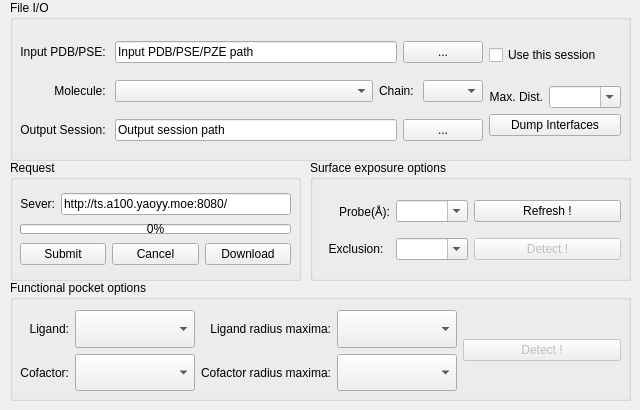
    <widget class="QWidget" name="tab_determine">
     <attribute name="title">
      <string>Determine</string>
     </attribute>
     <widget class="QGroupBox" name="groupBox_IO">
      <property name="geometry">
       <rect>
        <x>10</x>
        <y>0</y>
        <width>621</width>
        <height>161</height>
       </rect>
      </property>
      <property name="title">
       <string>File I/O</string>
      </property>
      <widget class="QWidget" name="horizontalLayoutWidget_21">
       <property name="geometry">
        <rect>
         <x>10</x>
         <y>30</y>
         <width>601</width>
         <height>122</height>
        </rect>
       </property>
       <layout class="QHBoxLayout" name="horizontalLayout_26">
        <item>
         <layout class="QGridLayout" name="gridLayout_4">
          <item row="2" column="0">
           <widget class="QLabel" name="label_output_pse">
            <property name="text">
             <string>Output Session: </string>
            </property>
            <property name="alignment">
             <set>Qt::AlignRight|Qt::AlignTrailing|Qt::AlignVCenter</set>
            </property>
           </widget>
          </item>
          <item row="2" column="1">
           <layout class="QHBoxLayout" name="horizontalLayout_16">
            <item>
             <widget class="QLineEdit" name="lineEdit_output_pse_4">
              <property name="text">
               <string>Output session path</string>
              </property>
             </widget>
            </item>
            <item>
             <widget class="QPushButton" name="pushButton_open_output_pse">
              <property name="text">
               <string>...</string>
              </property>
             </widget>
            </item>
           </layout>
          </item>
          <item row="0" column="0">
           <widget class="QLabel" name="label_input_pse">
            <property name="text">
             <string>Input PDB/PSE: </string>
            </property>
            <property name="alignment">
             <set>Qt::AlignRight|Qt::AlignTrailing|Qt::AlignVCenter</set>
            </property>
           </widget>
          </item>
          <item row="1" column="0">
           <widget class="QLabel" name="label_molecule">
            <property name="text">
             <string>Molecule: </string>
            </property>
            <property name="alignment">
             <set>Qt::AlignRight|Qt::AlignTrailing|Qt::AlignVCenter</set>
            </property>
           </widget>
          </item>
          <item row="0" column="1">
           <layout class="QHBoxLayout" name="horizontalLayout_15">
            <item>
             <widget class="QLineEdit" name="lineEdit_input_pse">
              <property name="text">
               <string>Input PDB/PSE/PZE path</string>
              </property>
             </widget>
            </item>
            <item>
             <widget class="QPushButton" name="pushButton_open_input_pse">
              <property name="enabled">
               <bool>true</bool>
              </property>
              <property name="text">
               <string>...</string>
              </property>
              <property name="checkable">
               <bool>false</bool>
              </property>
              <property name="autoDefault">
               <bool>false</bool>
              </property>
              <property name="default">
               <bool>false</bool>
              </property>
             </widget>
            </item>
           </layout>
          </item>
          <item row="1" column="1">
           <layout class="QHBoxLayout" name="horizontalLayout_28">
            <item>
             <widget class="QComboBox" name="comboBox_design_molecule">
              <property name="sizePolicy">
               <sizepolicy hsizetype="Fixed" vsizetype="Fixed">
                <horstretch>0</horstretch>
                <verstretch>0</verstretch>
               </sizepolicy>
              </property>
              <property name="maximumSize">
               <size>
                <width>300</width>
                <height>16777215</height>
               </size>
              </property>
             </widget>
            </item>
            <item>
             <widget class="QLabel" name="label_chainid">
              <property name="sizePolicy">
               <sizepolicy hsizetype="Maximum" vsizetype="Preferred">
                <horstretch>0</horstretch>
                <verstretch>0</verstretch>
               </sizepolicy>
              </property>
              <property name="text">
               <string>Chain: </string>
              </property>
              <property name="alignment">
               <set>Qt::AlignRight|Qt::AlignTrailing|Qt::AlignVCenter</set>
              </property>
             </widget>
            </item>
            <item>
             <widget class="QComboBox" name="comboBox_chainid">
              <property name="sizePolicy">
               <sizepolicy hsizetype="Fixed" vsizetype="Fixed">
                <horstretch>0</horstretch>
                <verstretch>0</verstretch>
               </sizepolicy>
              </property>
              <property name="maximumSize">
               <size>
                <width>60</width>
                <height>16777215</height>
               </size>
              </property>
              <property name="sizeAdjustPolicy">
               <enum>QComboBox::AdjustToContents</enum>
              </property>
             </widget>
            </item>
           </layout>
          </item>
         </layout>
        </item>
        <item>
         <layout class="QVBoxLayout" name="verticalLayout_4">
          <item>
           <widget class="QCheckBox" name="checkBox_use_this_session_2">
            <property name="text">
             <string>Use this session</string>
            </property>
           </widget>
          </item>
          <item>
           <layout class="QVBoxLayout" name="verticalLayout_3">
            <item>
             <layout class="QHBoxLayout" name="horizontalLayout_27">
              <item>
               <widget class="QLabel" name="label_surface_cutoff_2">
                <property name="sizePolicy">
                 <sizepolicy hsizetype="Preferred" vsizetype="Maximum">
                  <horstretch>0</horstretch>
                  <verstretch>0</verstretch>
                 </sizepolicy>
                </property>
                <property name="text">
                 <string>Max. Dist.</string>
                </property>
                <property name="alignment">
                 <set>Qt::AlignRight|Qt::AlignTrailing|Qt::AlignVCenter</set>
                </property>
               </widget>
              </item>
              <item>
               <widget class="QComboBox" name="comboBox_interface_cutoff">
                <property name="sizePolicy">
                 <sizepolicy hsizetype="Preferred" vsizetype="Maximum">
                  <horstretch>0</horstretch>
                  <verstretch>0</verstretch>
                 </sizepolicy>
                </property>
                <property name="editable">
                 <bool>true</bool>
                </property>
                <property name="minimumContentsLength">
                 <number>0</number>
                </property>
                <property name="iconSize">
                 <size>
                  <width>16</width>
                  <height>16</height>
                 </size>
                </property>
               </widget>
              </item>
             </layout>
            </item>
            <item>
             <widget class="QPushButton" name="pushButton_dump_interfaces">
              <property name="toolTip">
               <string>Dump chain-chain interface</string>
              </property>
              <property name="text">
               <string>Dump Interfaces</string>
              </property>
             </widget>
            </item>
           </layout>
          </item>
         </layout>
        </item>
       </layout>
      </widget>
     </widget>
     <widget class="QGroupBox" name="groupBox_functional">
      <property name="geometry">
       <rect>
        <x>10</x>
        <y>280</y>
        <width>621</width>
        <height>121</height>
       </rect>
      </property>
      <property name="title">
       <string>Functional pocket options</string>
      </property>
      <widget class="QWidget" name="horizontalLayoutWidget">
       <property name="geometry">
        <rect>
         <x>10</x>
         <y>30</y>
         <width>601</width>
         <height>81</height>
        </rect>
       </property>
       <layout class="QHBoxLayout" name="horizontalLayout_2">
        <item>
         <layout class="QGridLayout" name="gridLayout_5">
          <item row="0" column="1">
           <widget class="QComboBox" name="comboBox_ligand_sel">
            <property name="sizePolicy">
             <sizepolicy hsizetype="Fixed" vsizetype="Preferred">
              <horstretch>0</horstretch>
              <verstretch>0</verstretch>
             </sizepolicy>
            </property>
            <property name="minimumSize">
             <size>
              <width>120</width>
              <height>0</height>
             </size>
            </property>
            <property name="maximumSize">
             <size>
              <width>60</width>
              <height>16777215</height>
             </size>
            </property>
           </widget>
          </item>
          <item row="1" column="2">
           <widget class="QLabel" name="label_cofactor_radius">
            <property name="text">
             <string>Cofactor radius maxima:</string>
            </property>
            <property name="alignment">
             <set>Qt::AlignRight|Qt::AlignTrailing|Qt::AlignVCenter</set>
            </property>
           </widget>
          </item>
          <item row="0" column="2">
           <widget class="QLabel" name="label_ligand_radius">
            <property name="text">
             <string>Ligand radius maxima:</string>
            </property>
            <property name="alignment">
             <set>Qt::AlignRight|Qt::AlignTrailing|Qt::AlignVCenter</set>
            </property>
           </widget>
          </item>
          <item row="1" column="3">
           <widget class="QComboBox" name="comboBox_cofactor_radius">
            <property name="sizePolicy">
             <sizepolicy hsizetype="Fixed" vsizetype="Preferred">
              <horstretch>0</horstretch>
              <verstretch>0</verstretch>
             </sizepolicy>
            </property>
            <property name="minimumSize">
             <size>
              <width>120</width>
              <height>0</height>
             </size>
            </property>
            <property name="maximumSize">
             <size>
              <width>60</width>
              <height>16777215</height>
             </size>
            </property>
           </widget>
          </item>
          <item row="1" column="0">
           <widget class="QLabel" name="label_cofactor_sel">
            <property name="text">
             <string>Cofactor:</string>
            </property>
            <property name="alignment">
             <set>Qt::AlignRight|Qt::AlignTrailing|Qt::AlignVCenter</set>
            </property>
           </widget>
          </item>
          <item row="0" column="0">
           <widget class="QLabel" name="label_ligand_sel">
            <property name="text">
             <string>Ligand:</string>
            </property>
            <property name="alignment">
             <set>Qt::AlignRight|Qt::AlignTrailing|Qt::AlignVCenter</set>
            </property>
           </widget>
          </item>
          <item row="0" column="3">
           <widget class="QComboBox" name="comboBox_ligand_radius">
            <property name="sizePolicy">
             <sizepolicy hsizetype="Fixed" vsizetype="Preferred">
              <horstretch>0</horstretch>
              <verstretch>0</verstretch>
             </sizepolicy>
            </property>
            <property name="minimumSize">
             <size>
              <width>120</width>
              <height>0</height>
             </size>
            </property>
            <property name="maximumSize">
             <size>
              <width>60</width>
              <height>16777215</height>
             </size>
            </property>
           </widget>
          </item>
          <item row="1" column="1">
           <widget class="QComboBox" name="comboBox_cofactor_sel">
            <property name="sizePolicy">
             <sizepolicy hsizetype="Fixed" vsizetype="Preferred">
              <horstretch>0</horstretch>
              <verstretch>0</verstretch>
             </sizepolicy>
            </property>
            <property name="minimumSize">
             <size>
              <width>120</width>
              <height>0</height>
             </size>
            </property>
            <property name="maximumSize">
             <size>
              <width>60</width>
              <height>16777215</height>
             </size>
            </property>
           </widget>
          </item>
         </layout>
        </item>
        <item>
         <widget class="QPushButton" name="pushButton_run_pocket_detection">
          <property name="enabled">
           <bool>false</bool>
          </property>
          <property name="text">
           <string>Detect !</string>
          </property>
         </widget>
        </item>
       </layout>
      </widget>
     </widget>
     <widget class="QGroupBox" name="groupBox_surface">
      <property name="geometry">
       <rect>
        <x>310</x>
        <y>160</y>
        <width>321</width>
        <height>121</height>
       </rect>
      </property>
      <property name="mouseTracking">
       <bool>false</bool>
      </property>
      <property name="title">
       <string>Surface exposure options</string>
      </property>
      <widget class="QWidget" name="horizontalLayoutWidget_2">
       <property name="geometry">
        <rect>
         <x>10</x>
         <y>30</y>
         <width>301</width>
         <height>81</height>
        </rect>
       </property>
       <layout class="QHBoxLayout" name="horizontalLayout_7">
        <item>
         <layout class="QGridLayout" name="gridLayout_10">
          <item row="1" column="1">
           <widget class="QComboBox" name="comboBox_surface_exclusion">
            <property name="sizePolicy">
             <sizepolicy hsizetype="Maximum" vsizetype="Fixed">
              <horstretch>0</horstretch>
              <verstretch>0</verstretch>
             </sizepolicy>
            </property>
            <property name="maximumSize">
             <size>
              <width>100</width>
              <height>16777215</height>
             </size>
            </property>
            <property name="editable">
             <bool>true</bool>
            </property>
            <property name="sizeAdjustPolicy">
             <enum>QComboBox::AdjustToContentsOnFirstShow</enum>
            </property>
            <property name="placeholderText">
             <string/>
            </property>
           </widget>
          </item>
          <item row="0" column="0">
           <widget class="QLabel" name="label_surface_cutoff">
            <property name="text">
             <string>Probe(Å):</string>
            </property>
            <property name="alignment">
             <set>Qt::AlignRight|Qt::AlignTrailing|Qt::AlignVCenter</set>
            </property>
           </widget>
          </item>
          <item row="1" column="0">
           <widget class="QLabel" name="label_surface_exclusion">
            <property name="text">
             <string>Exclusion:  </string>
            </property>
            <property name="alignment">
             <set>Qt::AlignRight|Qt::AlignTrailing|Qt::AlignVCenter</set>
            </property>
           </widget>
          </item>
          <item row="0" column="1">
           <widget class="QComboBox" name="comboBox_surface_cutoff">
            <property name="sizePolicy">
             <sizepolicy hsizetype="Maximum" vsizetype="Fixed">
              <horstretch>0</horstretch>
              <verstretch>0</verstretch>
             </sizepolicy>
            </property>
            <property name="maximumSize">
             <size>
              <width>100</width>
              <height>16777215</height>
             </size>
            </property>
            <property name="editable">
             <bool>true</bool>
            </property>
            <property name="minimumContentsLength">
             <number>0</number>
            </property>
            <property name="iconSize">
             <size>
              <width>16</width>
              <height>16</height>
             </size>
            </property>
           </widget>
          </item>
         </layout>
        </item>
        <item>
         <layout class="QVBoxLayout" name="verticalLayout">
          <item>
           <widget class="QPushButton" name="pushButton_run_surface_refresh">
            <property name="text">
             <string>Refresh !</string>
            </property>
           </widget>
          </item>
          <item>
           <widget class="QPushButton" name="pushButton_run_surface_detection">
            <property name="enabled">
             <bool>false</bool>
            </property>
            <property name="text">
             <string>Detect !</string>
            </property>
           </widget>
          </item>
         </layout>
        </item>
       </layout>
      </widget>
     </widget>
     <widget class="QGroupBox" name="groupBox_3">
      <property name="geometry">
       <rect>
        <x>10</x>
        <y>160</y>
        <width>291</width>
        <height>121</height>
       </rect>
      </property>
      <property name="title">
       <string>Request</string>
      </property>
      <widget class="QWidget" name="verticalLayoutWidget_10">
       <property name="geometry">
        <rect>
         <x>10</x>
         <y>30</y>
         <width>271</width>
         <height>81</height>
        </rect>
       </property>
       <layout class="QVBoxLayout" name="verticalLayout_21">
        <item>
         <layout class="QHBoxLayout" name="horizontalLayout_66">
          <item>
           <widget class="QLabel" name="label_molecule_7">
            <property name="text">
             <string>Sever:</string>
            </property>
            <property name="alignment">
             <set>Qt::AlignRight|Qt::AlignTrailing|Qt::AlignVCenter</set>
            </property>
           </widget>
          </item>
          <item>
           <widget class="QLineEdit" name="lineEdit_pssm_gremlin_url">
            <property name="text">
             <string>http://ts.a100.yaoyy.moe:8080/</string>
            </property>
           </widget>
          </item>
         </layout>
        </item>
        <item>
         <widget class="QProgressBar" name="progressBar_download">
          <property name="sizePolicy">
           <sizepolicy hsizetype="Expanding" vsizetype="Fixed">
            <horstretch>0</horstretch>
            <verstretch>0</verstretch>
           </sizepolicy>
          </property>
          <property name="minimumSize">
           <size>
            <width>0</width>
            <height>0</height>
           </size>
          </property>
          <property name="maximumSize">
           <size>
            <width>16777215</width>
            <height>10</height>
           </size>
          </property>
          <property name="value">
           <number>0</number>
          </property>
         </widget>
        </item>
        <item>
         <layout class="QHBoxLayout" name="horizontalLayout_65">
          <item>
           <widget class="QPushButton" name="pushButton_submit_pssm_gremlin_job">
            <property name="text">
             <string>Submit</string>
            </property>
           </widget>
          </item>
          <item>
           <widget class="QPushButton" name="pushButton_cancel_pssm_gremlin_job">
            <property name="text">
             <string>Cancel</string>
            </property>
           </widget>
          </item>
          <item>
           <widget class="QPushButton" name="pushButton_download_pssm_gremlin_job">
            <property name="text">
             <string>Download</string>
            </property>
           </widget>
          </item>
         </layout>
        </item>
       </layout>
      </widget>
     </widget>
    </widget>
